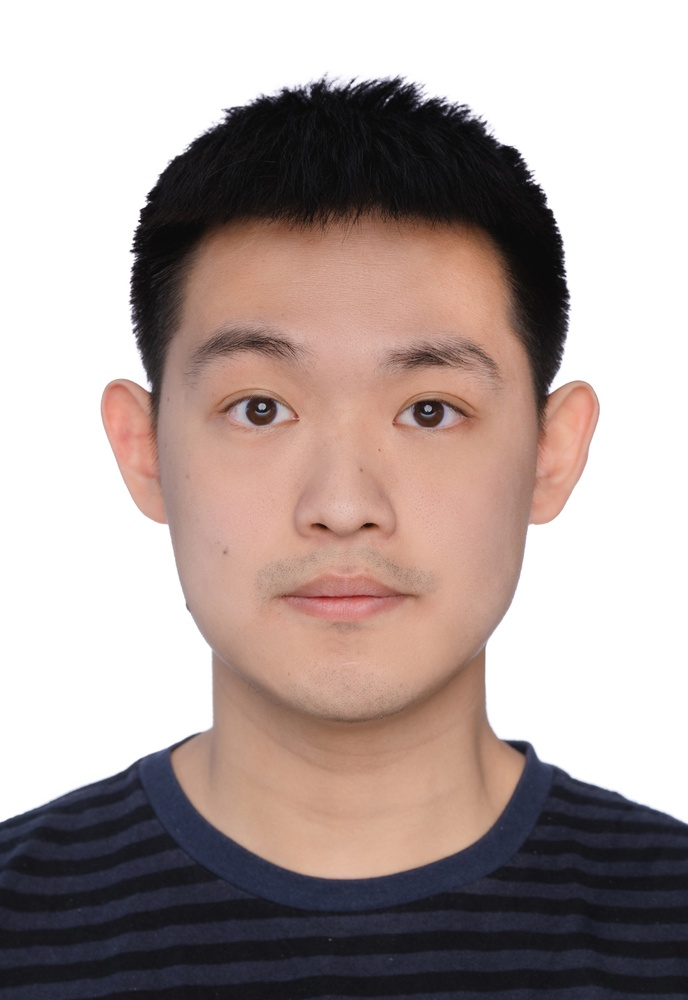
#> input picture python_study_guide/selfphoto.jpg, 688 x 1000 px, shrunk from 1188 x 1728 before the run, found by its file name
$ python '图像灰度处理.py'
#> lines starting #> are read from the running program, lines starting #| are printed output that depends on the picture
import numpy as np
import matplotlib.pyplot as plt
#  png 是四维数组所以不能被numpy 读取
# 读取图片
n1=plt.imread('selfphoto.jpg')
#> n1 is the input picture: shape (1000, 688, 3); mean R, G, B 174.9, 160.4, 157.1
print(type(n1),n1)  # 数组，三维数组，最高位表示图像的高，次高维度表示图像宽，最低维度表示[r,g,b]
#> (printed output is left out)
plt.imshow(n1)

# 便携一个灰度的公式
n2 = np.array([0.299,0.587,0.114])  # 创建数组
# 将数组n1(rgb)颜色与数组n2(灰度公式固定值),进行点乘运算

x = np.dot(n1,n2)
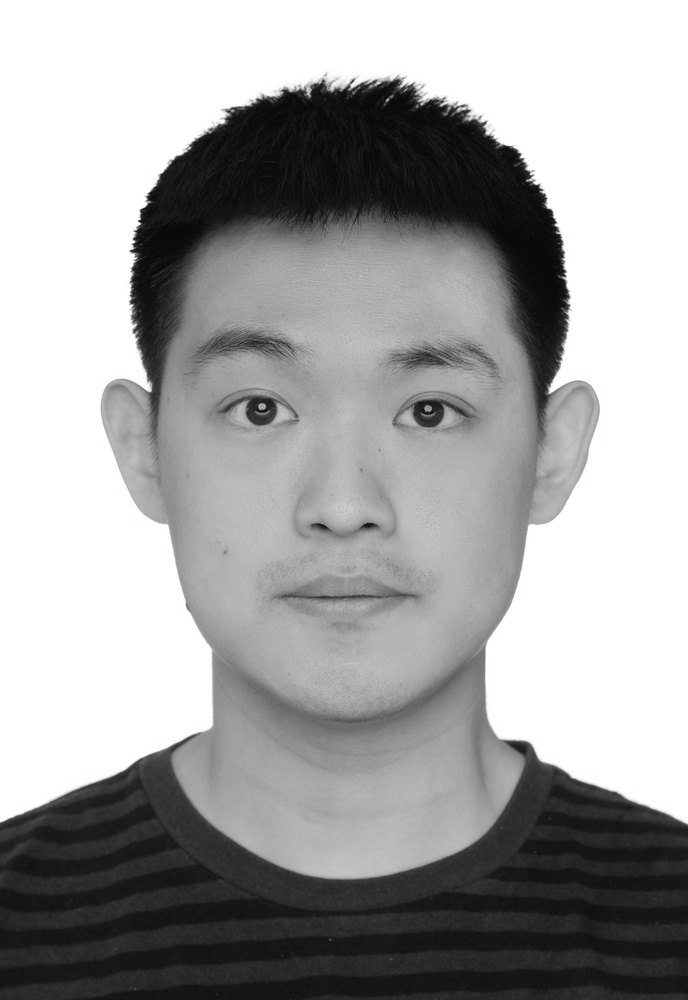
#> x: shape (1000, 688) float64; min 6, max 255, mean 164.4
# 传入数组，显示灰度
plt.imshow(x,cmap='gray')
plt.show()
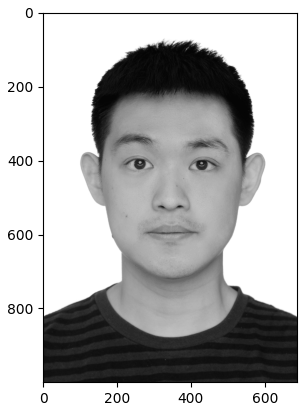
#> figure drawn by matplotlib, 1 panel

$ run again, with python_study_guide/command2.png saved as python_study_guide/selfphoto.jpg
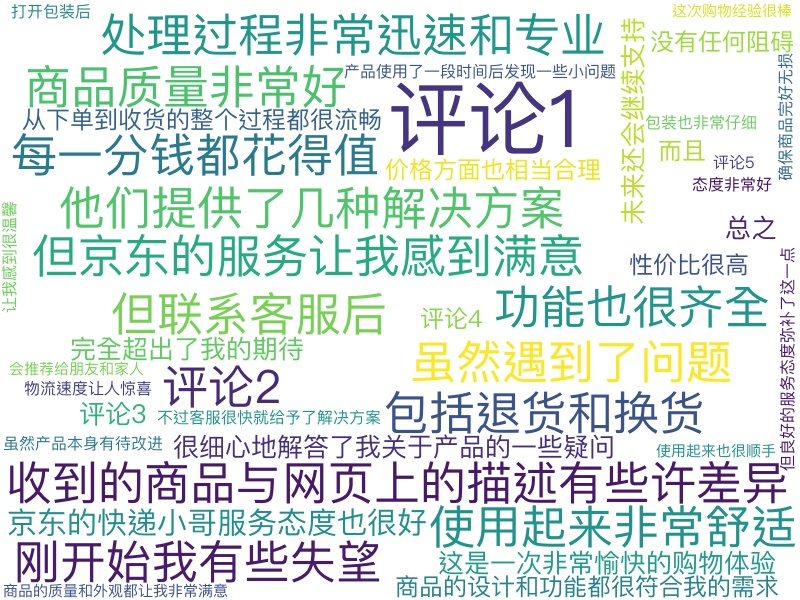
#> input picture python_study_guide/command2.png, 800 x 600 px, found by its file name
#> n1 is the input picture: shape (600, 800, 3); mean R, G, B 216.8, 228.1, 224.8
#> (printed output is left out)
#> `x = np.dot(n1,n2)`:
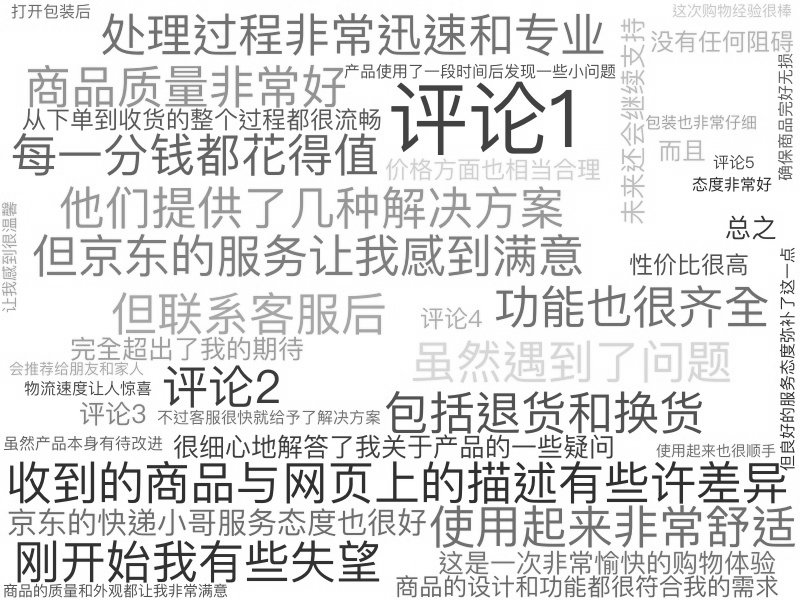
#> x: shape (600, 800) float64; min 36.7, max 255, mean 224.3
#> `plt.show()`:
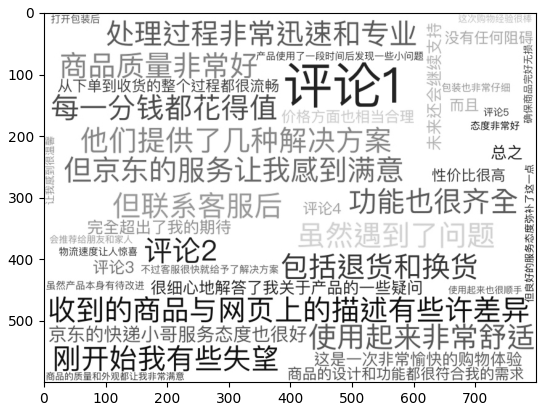
#> figure drawn by matplotlib, 1 panel
